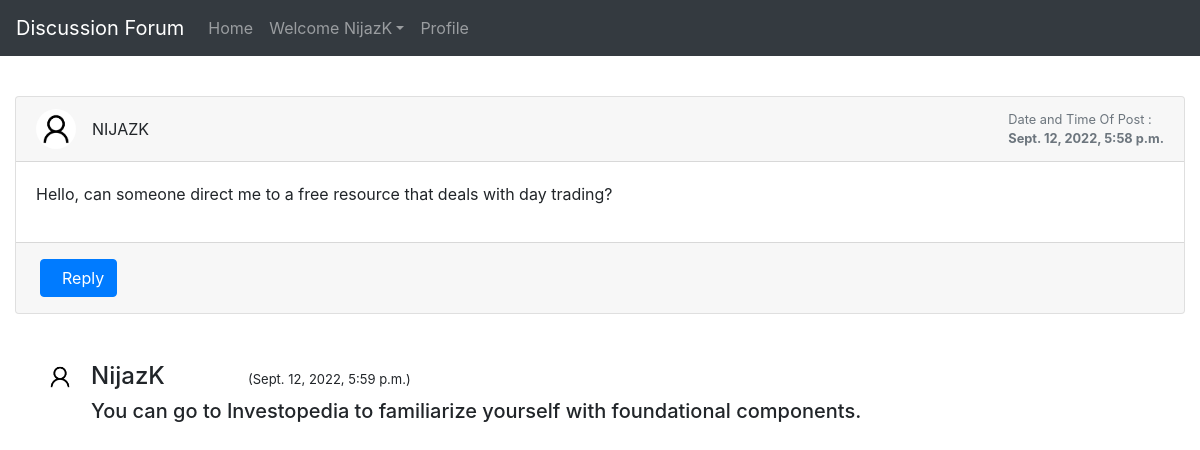
Screenshot of /discussion/1/ (signed in) with the database file from the repository.
### Blog/models.py (models this page shows)
class Post(models.Model):
    user1 = models.ForeignKey(User, on_delete=models.CASCADE, default=1)
    post_id = models.AutoField
    post_content = models.CharField(max_length=5000)
    timestamp= models.DateTimeField(default=now)
    image = models.ImageField(upload_to="images",default="")

class Reply(models.Model):
    user = models.ForeignKey(User, on_delete=models.CASCADE, default=1)
    reply_id = models.AutoField
    reply_content = models.CharField(max_length=5000)
    post = models.ForeignKey(Post, on_delete=models.CASCADE, default='')
    timestamp= models.DateTimeField(default=now)
    image = models.ImageField(upload_to="images",default="")

### Blog/views.py (the view, shortened to what this page needs)
# urls.py: path("discussion/<int:myid>/", views.discussion, name="Discussions"),
def discussion(request, myid):
    post = Post.objects.filter(id=myid).first()
    replies = Reply.objects.filter(post=post)
    return render(request, "discussion.html", {'post':post, 'replies':replies})

### Blog/templates/discussion.html (shortened to what this page needs)
{% extends 'basic.html' %}
{% block body %}
<br>
<div class="container-fluid mt-5">
    <div class="row">
        <div class="col-md-12">
            <div class="card mb-4">
                <div class="card-header">
                    <div class="media flex-wrap w-100 align-items-center"> <img src="/media/{{post.image}}"
                            class="d-block ui-w-40 rounded-circle" alt="" width="40px" height="40px">
                        <div class="media-body ml-3" style="text-transform: uppercase;"> <a data-abc="true">{{post.user1}}</a>
                        </div>
                        <div class="text-muted small ml-3">
                            <div>Date and Time Of Post :</div>
                            <div><strong>{{post.timestamp}}</strong></div>
                        </div>
                    </div>
                </div>
                <div class="card-body">
                    <p>{{post.post_content}}</p>
                </div>
                <div class="card-footer d-flex flex-wrap justify-content-between align-items-center px-0 pt-0 pb-3">
                    <div class="px-4 pt-3"> <button type="button" class="btn btn-primary" data-target="#reply" data-toggle="modal">&nbsp; Reply</button> </div>
                </div>
            </div>
        </div>
    </div>
</div>
{% for reply in replies %}
<br>
<div class="container">
<div class="media">
    <img class="mr-3 rounded-circle" src="/media/{{reply.image}}" alt="." width="30px" height="30px">
    <div class="media-body">
      <h4 class="mt-0">{{reply.user}}	&nbsp;	&nbsp;	&nbsp;	&nbsp;	&nbsp;	&nbsp;  <span><small style="font-size: 13px;">({{reply.timestamp}})</small></span></h4>
      <h5>{{reply.reply_content}}</h5>
    </div>
  </div>
</div>
{% endfor %}
{% endblock %}

### Blog/templates/basic.html (shortened to what this page needs)
<!doctype html>
<html lang="en">
  <head>
    <link rel="stylesheet" href="https://stackpath.bootstrapcdn.com/bootstrap/4.2.1/css/bootstrap.min.css">
  </head>
  <body>
    <nav class="navbar navbar-expand-lg navbar-dark bg-dark fixed-top">
  <a class="navbar-brand" href="/">Discussion Forum</a>
  <div class="collapse navbar-collapse" id="navbarSupportedContent">
    <ul class="navbar-nav mr-auto">
      <li class="nav-item {% block homeactive %} {% endblock homeactive %} ">
        <a class="nav-link" href="/">Home </a>
      </li>
      {% if user.is_authenticated %}
<ul class="navbar-nav mr-2">
<li class="nav-item dropdown">
<a class="nav-link dropdown-toggle" href='#' id="navbarDropdown" role="button" data-toggle="dropdown"> Welcome {{request.user}}</a>
<div class="dropdown-menu" aria-labelledby="navbarDropdown">
      <li class="nav-item {% block profileactive %} {% endblock profileactive %}">
        <a class="nav-link" href="/myprofile">Profile</a>
      </li>
        </div>
      </li>
      {% endif %}
    </ul>
  </div>
</nav>
<br>
</body>
{% block body %} {% endblock %}
</html>

### rows the page displays
Post: image (placeholder picture), user1 "NIJAZK", timestamp "Sept. 12, 2022, 5:58 p.m.", post_content "Hello, can someone direct me to a free resource that deals with day trading?"
Reply: image (placeholder picture), user "NijazK", timestamp "Sept. 12, 2022, 5:59 p.m.", reply_content "You can go to Investopedia to familiarize yourself with foundational components."

### other values shown
{{ request.user }} "NijazK"
